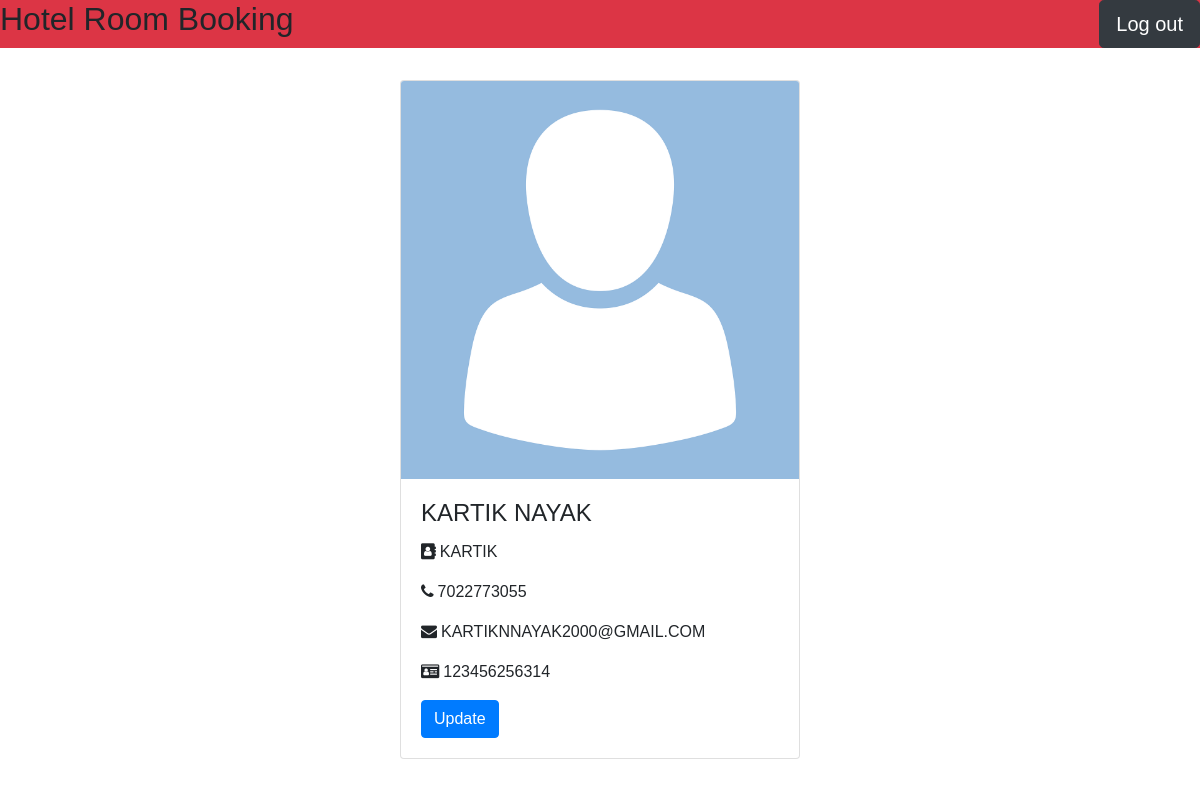
/profile (signed in), run on the app's committed database.
### tables this page shows
CREATE TABLE CUSTOMER (
	c_id VARCHAR(20) PRIMARY KEY,
	password VARCHAR(70) NOT NULL,
	name TEXT NOT NULL,
	phone CHARACTER(10),
	email TEXT,
	aadhar_no CHARACTER(12) NOT NULL UNIQUE
);

### routes.py (the view)
@app.route('/profile', methods=['GET','POST'])
def profile():
    if not check_login():
        return redirect(url_for('.home'))
    con = sqlite3.connect(DATABASE)
    con.row_factory = sqlite3.Row
    cur = con.cursor()
    cur.execute('SELECT password, phone, aadhar_no FROM CUSTOMER WHERE c_id="%s";'%(session['c_id']))
    profile = cur.fetchone()
    con.close()
    profileform = profileForm()
    if request.method == 'POST':
        if profileform.validate_on_submit():
            if check_password_hash(profile['password'], profileform.oldpassword.data):
                print('')
            else:
                flash("old password didnt match")
    return render_template('profile.html', profile = profile, profileform=profileform)

### routes.py (called while the page is built)
def check_login():
    if session.get('logged_in') != True:
        flash('Please Login')
        return False
    else:
        return True

### templates/profile.html (shortened to what this page needs)
{% extends 'base.html' %}
{% block main %}
<div class="container ">
  <div class="card mx-auto" style="width:400px">
    <img class="card-img-top w-100" src="{{ url_for('static',filename='image.jpg') }}">
    <div class="card-body">
      <h4 class="card-title" id="name">{{session['name']}}</h4>
      <p id="cid" class="card-text"><i class="fa fa-address-book mr-1" aria-hidden="true"></i>{{session['c_id']}}</p>
      <p id="phone" class="card-text"><i class="fa fa-phone mr-1" aria-hidden="true"></i>{{profile['phone']}}</p>
      <p id="email" class="card-text"><i class="fa fa-envelope mr-1" aria-hidden="true"></i>{{session['email']}}</p>
      <p id="aadhar" class="card-text"><i class="fa fa-id-card mr-1" aria-hidden="true"></i>{{profile['aadhar_no']}}</p>
      <a href="#" class="btn btn-primary" onclick="document.getElementById('id02').style.display='block'">Update</a>
    </div>
  </div>
</div>
{% endblock %}

### data on the page
CUSTOMER: name "KARTIK NAYAK", c_id "KARTIK", phone "7022773055", email "KARTIKNNAYAK2000@GMAIL.COM", aadhar_no "123456256314"
